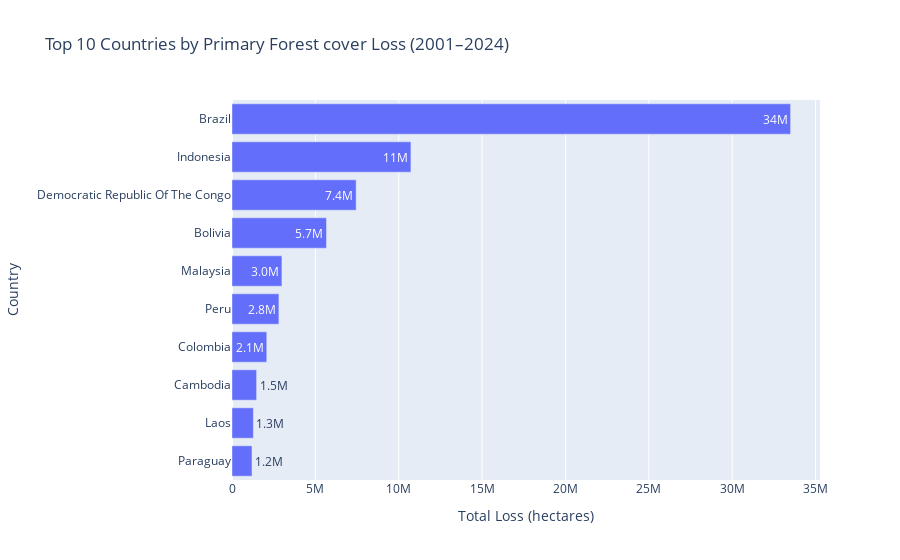

Notebook code cell kept with this figure:
### Code cell
top_countries = (
    df.groupby("country", as_index=False)["primary_forest_loss_ha"]
      .sum()
      .nlargest(10, "primary_forest_loss_ha")
      .sort_values("primary_forest_loss_ha", ascending=True)
)
fig = px.bar(top_countries,
             x="primary_forest_loss_ha",
             y="country",
             orientation='h',
             title="Top 10 Countries by Primary Forest cover Loss (2001–2024)",
             labels={"primary_forest_loss_ha": "Total Loss (hectares)", "country": "Country"},
             text_auto='.2s')
fig.update_layout(yaxis={'categoryorder': 'total ascending'})
fig.show()

### Figure 1 — Plotly figure (JSON) as saved in the notebook; plotly's stock layout.template omitted (floating-point values rounded to 4 significant figures)
{"data": [{"hovertemplate": "Total Loss (hectares)=%{x}<br>Country=%{y}<extra></extra>", "legendgroup": "", "marker": {"color": "#636efa", "pattern": {"shape": ""}}, "name": "", "orientation": "h", "showlegend": false, "textposition": "auto", "texttemplate": "%{x:.2s}", "x": [1199000.0, 1282000.0, 1476000.0, 2086000.0, 2813000.0, 2994000.0, 5667000.0, 7446000.0, 10730000.0, 33500000.0], "xaxis": "x", "y": ["Paraguay", "Laos", "Cambodia", "Colombia", "Peru", "Malaysia", "Bolivia", "Democratic Republic Of The Congo", "Indonesia", "Brazil"], "yaxis": "y", "type": "bar"}], "layout": {"xaxis": {"anchor": "y", "domain": [0.0, 1.0], "title": {"text": "Total Loss (hectares)"}}, "yaxis": {"anchor": "x", "domain": [0.0, 1.0], "title": {"text": "Country"}, "categoryorder": "total ascending"}, "legend": {"tracegroupgap": 0}, "title": {"text": "Top 10 Countries by Primary Forest cover Loss (2001–2024)"}, "barmode": "relative"}}
